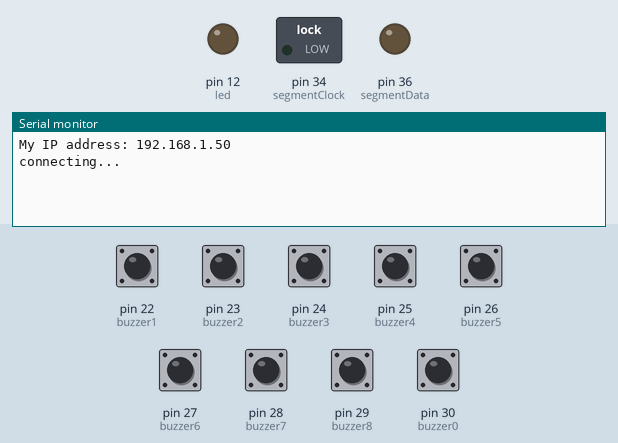
Bench run of a sketch on a simulated Arduino Mega 2560, built with avr-gcc and run on an emulated ATmega2560. Shown: switched loads named in the sketch (green lamp = pin HIGH), output pins drawn as LEDs (lit = HIGH), the last lines printed to the serial monitor. Inputs (shaded band) come from the test bench; at power-on: pin 22 (buzzer1), pin 23 (buzzer2), pin 24 (buzzer3), pin 25 (buzzer4), pin 26 (buzzer5), pin 27 (buzzer6), pin 28 (buzzer7), pin 29 (buzzer8), pin 30 (buzzer0) HIGH. WiFi joins after 1.5 s; servers stay silent unless stated; uploads are accepted with an empty reply.

Above: at 3.7 s.
3.8 s: pin 22 (buzzer1) pulled LOW for 1 s
At 4.4 s:
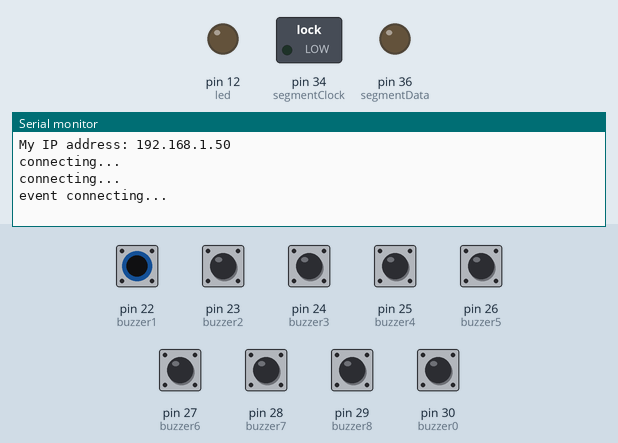
6.3 s: pin 30 (buzzer0) pulled LOW for 0.15 s
At 7.3 s:
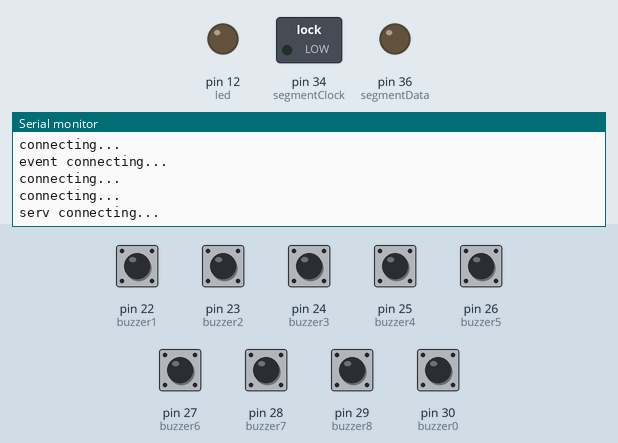

The sketch:

clients.ino
```cpp
#include <SPI.h>
#include <Ethernet.h>

byte mac[] = {
  0x90, 0xA2, 0xDA, 0x00, 0x9A, 0x60
};

EthernetClient client;

char server[] = "192.168.5.122";

unsigned long lastEventConnectionTime = 0;        // last time you connected to the server, in milliseconds
const unsigned long postingEventInterval = 1000L; // delay between updates, in milliseconds the "L" is needed to use long type numbers

unsigned long lastConnectionTime = 0;        // last time you connected to the server, in milliseconds
const unsigned long postingInterval = 1000L; // delay between updates, in milliseconds the "L" is needed to use long type numbers
String floorNumber = "3";
String currentLine = "";                     // string to hold the text from server
boolean readingRoom = false;                 // if you're currently reading the room
String room = "";                            // string to hold the room
String eventData = "";
int led = 12;

byte segmentLatch = 32;
byte segmentClock = 34;
byte segmentData = 36;

int buzzer1 = 22;
int buzzer2 = 23;
int buzzer3 = 24;
int buzzer4 = 25;
int buzzer5 = 26;
int buzzer6 = 27;
int buzzer7 = 28;
int buzzer8 = 29;
int buzzer0 = 30;


void setup() {
  pinMode(led, OUTPUT);

  Serial.begin(9600);
  while (!Serial) {
    ; // wait for serial port to connect. Needed for native USB port only
  }

  delay(1000);

  pinMode(buzzer1, INPUT_PULLUP);
  pinMode(buzzer2, INPUT_PULLUP);
  pinMode(buzzer3, INPUT_PULLUP);
  pinMode(buzzer4, INPUT_PULLUP);
  pinMode(buzzer5, INPUT_PULLUP);
  pinMode(buzzer6, INPUT_PULLUP);
  pinMode(buzzer7, INPUT_PULLUP);
  pinMode(buzzer8, INPUT_PULLUP);
  pinMode(buzzer0, INPUT_PULLUP);

  pinMode(segmentClock, OUTPUT);
  pinMode(segmentData, OUTPUT);
  pinMode(segmentLatch, OUTPUT);

  digitalWrite(segmentClock, LOW);
  digitalWrite(segmentData, LOW);
  digitalWrite(segmentLatch, LOW);

  Ethernet.begin(mac);

  Serial.print("My IP address: ");
  Serial.println(Ethernet.localIP());

  currentLine.reserve(256);
}

void loop() {

  if (client.available()) {

    char inChar = client.read();
    //Serial.print(inChar);

    currentLine += inChar;

    if (inChar == '\n') {
      currentLine = "";
    }

    if ( currentLine.startsWith("{") && readingRoom == false) {
      readingRoom = true;
      room = "";
    }
    else if (readingRoom) {
      if (inChar == '}') {
        readingRoom = false;
        Serial.println(room);

        postNumber(room.charAt(1), (room.charAt(2) == '+'));
        postNumber(room.charAt(0), false);
        digitalWrite(segmentLatch, LOW);
        digitalWrite(segmentLatch, HIGH);
      }
      else {
        room += inChar;
      }
    }
  }

  if (millis() - lastEventConnectionTime > postingEventInterval) {
    servEvent();
    addEvent();
  }

  if (millis() - lastConnectionTime > postingInterval) {
    getRoom();
  }
}

void servEvent() {
  if (digitalRead(buzzer0) == LOW) {
    eventData = "floor=" + floorNumber;
  }
  else {
    eventData = "";
  }

  if (eventData != "") {
    client.stop();

    Serial.println("serv connecting...");

    if (client.connect(server, 80)) {

      client.println("GET /server/serv_event.php?" + eventData + " HTTP/1.1");
      client.print("Host: "); client.println(server);
      client.println("User-Agent: arduino-ethernet");
      client.println("Connection: close");
      client.println();
      delay(10);
      client.stop();
    }

    lastEventConnectionTime = millis();
  }
}

void addEvent() {
  if (digitalRead(buzzer1) == LOW) {
    eventData = "floor=" + floorNumber + "&room=1";
  }
  else if (digitalRead(buzzer2) == LOW) {
    eventData = "floor=" + floorNumber + "&room=2";
  }
  else if (digitalRead(buzzer3) == LOW) {
    eventData = "floor=" + floorNumber + "&room=3";
  }
  else if (digitalRead(buzzer4) == LOW) {
    eventData = "floor=" + floorNumber + "&room=4";
  }
  else if (digitalRead(buzzer5) == LOW) {
    eventData = "floor=" + floorNumber + "&room=5";
  }
  else if (digitalRead(buzzer6) == LOW) {
    eventData = "floor=" + floorNumber + "&room=6";
  }
  else if (digitalRead(buzzer7) == LOW) {
    eventData = "floor=" + floorNumber + "&room=7";
  }
  else if (digitalRead(buzzer8) == LOW) {
    eventData = "floor=" + floorNumber + "&room=8";
  }
  else {
    eventData = "";
  }

  if (eventData != "") {
    client.stop();

    Serial.println("event connecting...");

    if (client.connect(server, 80)) {

      client.println("GET /server/add_event.php?" + eventData + " HTTP/1.1");
      client.print("Host: "); client.println(server);
      client.println("User-Agent: arduino-ethernet");
      client.println("Connection: close");
      client.println();
      delay(10);
      client.stop();
    }

    lastEventConnectionTime = millis();
  }
}

void getRoom() {
  client.stop();

  if (client.connect(server, 80)) {
    digitalWrite(led, HIGH);

    Serial.println("connecting...");

    client.println("GET /server/get_room.php?floor=" + floorNumber + " HTTP/1.1");
    client.print("Host: "); client.println(server);
    client.println("User-Agent: arduino-ethernet");
    client.println("Connection: close");
    client.println();

    digitalWrite(led, LOW);
  } else {
    Serial.println("connection failed...");
  }

  lastConnectionTime = millis();
}

void postNumber(byte number, boolean decimal)
{
#define a  1<<0
#define b  1<<6
#define c  1<<5
#define d  1<<4
#define e  1<<3
#define f  1<<1
#define g  1<<2
#define dp 1<<7

  byte segments;

  switch (number)
  {
    case '1': segments = b | c; break;
    case '2': segments = a | b | d | e | g; break;
    case '3': segments = a | b | c | d | g; break;
    case '4': segments = f | g | b | c; break;
    case '5': segments = a | f | g | c | d; break;
    case '6': segments = a | f | g | e | c | d; break;
    case '7': segments = a | b | c; break;
    case '8': segments = a | b | c | d | e | f | g; break;
    case '9': segments = a | b | c | d | f | g; break;
    case '0': segments = a | b | c | d | e | f; break;
    case ' ': segments = 0; break;
    case '-': segments = g; break;
    case 'A': segments = a | b | c | e | f | g; break;
    case 'B': segments = c | d | e | f | g; break;
    case 'C': segments = a | d | e | f ; break;
  }

  if (decimal) segments |= dp;

  //Clock these bits out to the drivers
  for (byte x = 0 ; x < 8 ; x++)
  {
    digitalWrite(segmentClock, LOW);
    digitalWrite(segmentData, segments & 1 << (7 - x));
    digitalWrite(segmentClock, HIGH); //Data transfers to the register on the rising edge of SRCK
  }
}
```

Measured:
- after the input at 3.8 s, the serial monitor: prints a new line after 0.17 s (image 1)
- after the input at 6.3 s, the serial monitor: prints a new line after 0.07 s (image 2)
